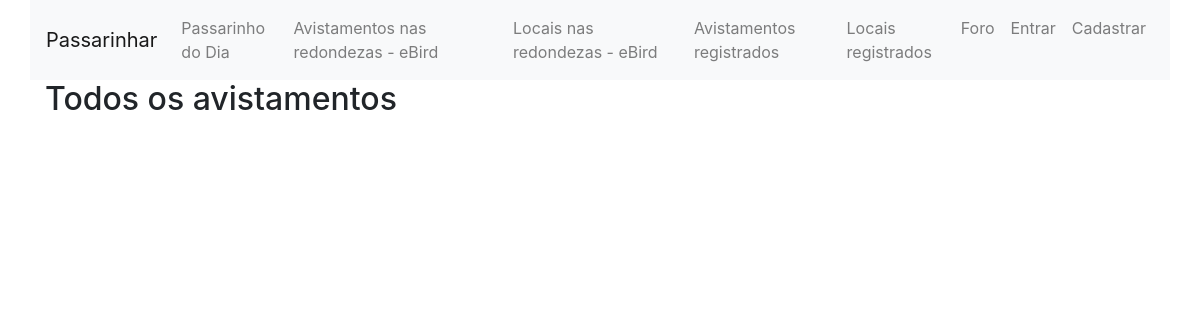
Page /allsightings on the earlier database version.
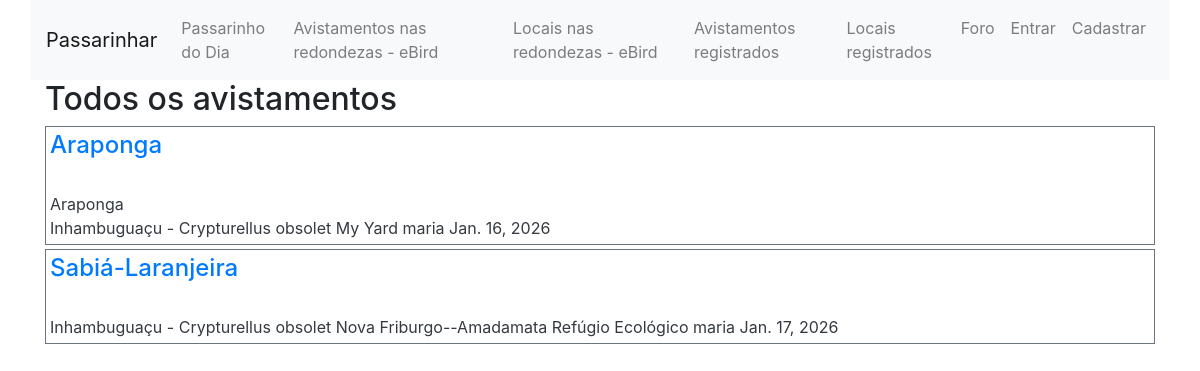
Same page on the later database version.
### passarinhar/models.py (models this page shows, shortened)
class Sighting(models.Model):
    birder = models.ForeignKey(User, on_delete=models.CASCADE, related_name="owner")
    common_name = models.CharField(max_length=64, unique=True)
    description = models.TextField(blank=True)
    url_img = models.URLField(blank=True)
    spice = models.ForeignKey(Spice, on_delete=models.CASCADE, blank=True,  null=True, related_name="spiceCode")
    place = models.ForeignKey(Place, on_delete=models.CASCADE, blank=True,  null=True, related_name="placeCode")
    date_created = models.DateField(auto_now_add=True)

class Spice(models.Model):
    spice_code = models.CharField(max_length=20, null=True, blank=True)
    name = models.CharField(max_length=64, unique=True)
    scientific_name = models.CharField(max_length=64, null=True, blank=True)
    description = models.TextField(blank=True)
    url_spice_img  = models.URLField(blank=True)
    def __str__(self) -> str:
        return f"{self.name} - {self.scientific_name}"

class Place(models.Model):
    place = models.CharField(max_length=100)
    lat = models.DecimalField(max_digits=10, decimal_places=7, default=0)
    lon = models.DecimalField(max_digits=10, decimal_places=7, default=0)
    subnational2Code = models.CharField(max_length=10, blank=True)
    locId = models.CharField(max_length=20, blank=True)
    latestObsDt = models.CharField(max_length=20, blank=True)
    numSpeciesAllTime = models.IntegerField(default=0)
    country= models.CharField(max_length=2, blank=True)
    region = models.CharField(max_length=100, blank=True)
    def __str__(self) -> str:
        return f"{self.place}"

class User(AbstractUser):
    pass

### passarinhar/views.py (the view)
# urls.py: path("allsightings", views.allsightings, name="allsightings"),
def allsightings(request):
    allsightings = Sighting.objects.all()
    return render(request, "passarinhar/sightings_list.html", {
        "title":"Todos os avistamentos",
        "sightings": allsightings
        })

### passarinhar/templates/passarinhar/sightings_list.html (shortened to what this page needs)
{% extends "passarinhar/layout.html" %}
{% load l10n %}
{% block body %}
    <h2>{{ title }}</h2>
    {% for sighting in sightings %}
        <div class="p-1 my-1 bg-white text-dark border border-secondary">
            <h4><a href = "{% url 'passarinhar:sighting' sighting.id %}">{{ sighting.common_name }}</a></h4>
            <div class="image">
            </div>
            <div class="details">
                {{ sighting.description }}
                <div class="info">
                    {{ sighting.spice }}
                    {{ sighting.place }}
                    {{ sighting.birder }}
                    {{ sighting.date_created }}
                </div>
            </div>
        </div>
    {% endfor %}
{% endblock %}

Differences in the rows shown:
added Sighting: common_name "Araponga", description "Araponga", spice "Inhambuguaçu - Crypturellus obsolet", place "My Yard", birder "maria", date_created "Jan. 16, 2026"
added Sighting: common_name "Sabiá-Laranjeira", spice "Inhambuguaçu - Crypturellus obsolet", place "Nova Friburgo--Amadamata Refúgio Ecológico", birder "maria", date_created "Jan. 17, 2026"
